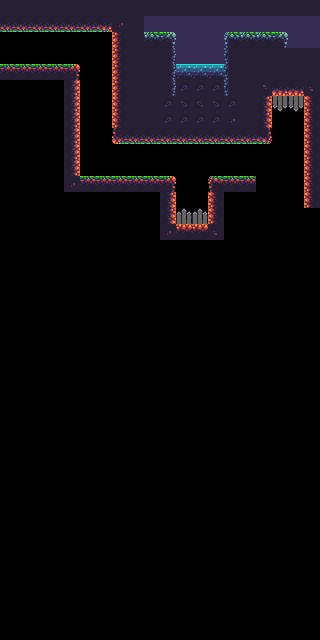

This is a level from a 2D game, rendered from its Tiled map with the project's own tilesets. A one-line summary and the complete map file follow:
An orthogonal 20x40 tile map with 16x16 px tiles, 3 tile layers (Background, Default, Forground).

<map version="1.0" tiledversion="2017.09.27" orientation="orthogonal" renderorder="right-down" width="20" height="40" tilewidth="16" tileheight="16" infinite="0" nextobjectid="1">
 <tileset firstgid="1" source="ForrestTileSet.tsx" />
 <layer name="Background" width="20" height="40">
  <data encoding="csv">
0,0,0,0,0,0,0,0,0,0,0,0,0,0,0,0,0,0,0,0,
0,0,0,0,0,0,0,0,98,98,98,98,98,98,98,98,98,98,98,98,
0,0,0,0,0,0,0,0,98,98,98,98,98,98,98,98,98,98,98,98,
0,0,0,0,0,0,0,0,0,0,98,98,98,98,98,29,29,29,29,29,
0,0,0,0,0,0,0,0,0,0,98,98,98,98,98,0,98,98,98,98,
0,0,0,0,0,0,0,0,0,0,98,98,98,98,98,98,98,0,0,0,
0,0,0,0,0,0,0,0,0,0,0,98,98,98,0,0,0,0,0,0,
0,0,0,0,0,0,0,0,0,0,0,0,0,0,0,0,0,0,0,0,
0,0,0,0,0,0,0,0,0,0,0,0,0,0,0,0,0,0,0,0,
0,0,0,0,0,0,0,0,0,0,0,0,0,0,0,0,0,0,0,0,
0,0,0,0,0,0,0,0,0,0,0,0,0,0,0,0,0,0,0,0,
0,0,0,0,0,0,0,0,0,0,0,0,0,0,0,0,0,0,0,0,
0,0,0,0,0,0,0,0,0,0,0,0,0,0,0,0,0,0,0,0,
0,0,0,0,0,0,0,0,0,0,0,0,0,0,0,0,0,0,0,0,
0,0,0,0,0,0,0,0,0,0,0,0,0,0,0,0,0,0,0,0,
0,0,0,0,0,0,0,0,0,0,0,0,0,0,0,0,0,0,0,0,
0,0,0,0,0,0,0,0,0,0,0,0,0,0,0,0,0,0,0,0,
0,0,0,0,0,0,0,0,0,0,0,0,0,0,0,0,0,0,0,0,
0,0,0,0,0,0,0,0,0,0,0,0,0,0,0,0,0,0,0,0,
0,0,0,0,0,0,0,0,0,0,0,0,0,0,0,0,0,0,0,0,
0,0,0,0,0,0,0,0,0,0,0,0,0,0,0,0,0,0,0,0,
0,0,0,0,0,0,0,0,0,0,0,0,0,0,0,0,0,0,0,0,
0,0,0,0,0,0,0,0,0,0,0,0,0,0,0,0,0,0,0,0,
0,0,0,0,0,0,0,0,0,0,0,0,0,0,0,0,0,0,0,0,
0,0,0,0,0,0,0,0,0,0,0,0,0,0,0,0,0,0,0,0,
0,0,0,0,0,0,0,0,0,0,0,0,0,0,0,0,0,0,0,0,
0,0,0,0,0,0,0,0,0,0,0,0,0,0,0,0,0,0,0,0,
0,0,0,0,0,0,0,0,0,0,0,0,0,0,0,0,0,0,0,0,
0,0,0,0,0,0,0,0,0,0,0,0,0,0,0,0,0,0,0,0,
0,0,0,0,0,0,0,0,0,0,0,0,0,0,0,0,0,0,0,0,
0,0,0,0,0,0,0,0,0,0,0,0,0,0,0,0,0,0,0,0,
0,0,0,0,0,0,0,0,0,0,0,0,0,0,0,0,0,0,0,0,
0,0,0,0,0,0,0,0,0,0,0,0,0,0,0,0,0,0,0,0,
0,0,0,0,0,0,0,0,0,0,0,0,0,0,0,0,0,0,0,0,
0,0,0,0,0,0,0,0,0,0,0,0,0,0,0,0,0,0,0,0,
0,0,0,0,0,0,0,0,0,0,0,0,0,0,0,0,0,0,0,0,
0,0,0,0,0,0,0,0,0,0,0,0,0,0,0,0,0,0,0,0,
0,0,0,0,0,0,0,0,0,0,0,0,0,0,0,0,0,0,0,0,
0,0,0,0,0,0,0,0,0,0,0,0,0,0,0,0,0,0,0,0,
0,0,0,0,0,0,0,0,0,0,0,0,0,0,0,0,0,0,0,0
</data>
 </layer>
 <layer name="Default" width="20" height="40">
  <data encoding="csv">
29,29,29,29,29,29,29,29,29,29,29,29,29,29,29,29,29,29,29,29,
3221225481,3221225481,3221225481,3221225481,3221225481,3221225481,3221225480,25,29,0,0,0,0,0,0,0,0,0,0,0,
0,0,0,0,0,0,0,536870924,29,42,61,0,0,0,60,42,42,61,0,0,
0,0,0,0,0,0,0,536870924,29,29,64,0,0,0,62,0,0,0,0,0,
9,9,9,9,27,0,0,536870924,29,29,64,94,94,94,62,29,29,29,29,29,
0,0,0,0,3758096396,0,0,536870924,29,29,64,111,111,111,62,29,1610612761,3221225484,3221225484,2684354585,
0,0,0,0,3758096396,0,0,1610612748,29,29,111,2684354671,1610612847,2684354671,111,29,2684354572,3221225608,3221225608,1610612748,
0,0,0,0,3758096396,0,0,1610612748,29,29,111,111,111,111,59,29,2684354572,0,0,1610612748,
0,0,0,0,3758096396,0,0,3221225499,3221225481,3221225481,3221225481,3221225481,3221225481,3221225481,3221225481,3221225481,3221225498,0,0,1610612748,
0,0,0,0,3758096396,0,0,0,0,0,0,0,0,0,0,0,0,0,0,1610612748,
0,0,0,0,3758096396,0,0,0,0,0,0,0,0,0,0,0,0,0,0,1610612748,
0,0,0,0,25,9,9,9,9,9,27,0,0,26,9,9,0,0,0,1610612748,
0,0,0,0,0,0,0,0,0,0,2684354572,0,0,1610612748,0,0,0,0,0,1610612748,
0,0,0,0,0,0,0,0,0,0,2684354572,136,136,1610612748,0,0,0,0,0,0,
0,0,0,0,0,0,0,0,0,0,25,12,12,2684354585,0,0,0,0,0,0,
0,0,0,0,0,0,0,0,0,0,0,0,0,0,0,0,0,0,0,0,
0,0,0,0,0,0,0,0,0,0,0,0,0,0,0,0,0,0,0,0,
0,0,0,0,0,0,0,0,0,0,0,0,0,0,0,0,0,0,0,0,
0,0,0,0,0,0,0,0,0,0,0,0,0,0,0,0,0,0,0,0,
0,0,0,0,0,0,0,0,0,0,0,0,0,0,0,0,0,0,0,0,
0,0,0,0,0,0,0,0,0,0,0,0,0,0,0,0,0,0,0,0,
0,0,0,0,0,0,0,0,0,0,0,0,0,0,0,0,0,0,0,0,
0,0,0,0,0,0,0,0,0,0,0,0,0,0,0,0,0,0,0,0,
0,0,0,0,0,0,0,0,0,0,0,0,0,0,0,0,0,0,0,0,
0,0,0,0,0,0,0,0,0,0,0,0,0,0,0,0,0,0,0,0,
0,0,0,0,0,0,0,0,0,0,0,0,0,0,0,0,0,0,0,0,
0,0,0,0,0,0,0,0,0,0,0,0,0,0,0,0,0,0,0,0,
0,0,0,0,0,0,0,0,0,0,0,0,0,0,0,0,0,0,0,0,
0,0,0,0,0,0,0,0,0,0,0,0,0,0,0,0,0,0,0,0,
0,0,0,0,0,0,0,0,0,0,0,0,0,0,0,0,0,0,0,0,
0,0,0,0,0,0,0,0,0,0,0,0,0,0,0,0,0,0,0,0,
0,0,0,0,0,0,0,0,0,0,0,0,0,0,0,0,0,0,0,0,
0,0,0,0,0,0,0,0,0,0,0,0,0,0,0,0,0,0,0,0,
0,0,0,0,0,0,0,0,0,0,0,0,0,0,0,0,0,0,0,0,
0,0,0,0,0,0,0,0,0,0,0,0,0,0,0,0,0,0,0,0,
0,0,0,0,0,0,0,0,0,0,0,0,0,0,0,0,0,0,0,0,
0,0,0,0,0,0,0,0,0,0,0,0,0,0,0,0,0,0,0,0,
0,0,0,0,0,0,0,0,0,0,0,0,0,0,0,0,0,0,0,0,
0,0,0,0,0,0,0,0,0,0,0,0,0,0,0,0,0,0,0,0,
0,0,0,0,0,0,0,0,0,0,0,0,0,0,0,0,0,0,0,0
</data>
 </layer>
 <layer name="Forground" width="20" height="40" locked="1">
  <data encoding="csv">
0,0,0,0,0,0,0,0,0,0,0,0,0,0,0,0,0,0,0,0,
0,0,0,0,0,0,0,0,0,0,0,0,0,0,0,0,0,0,0,0,
0,0,0,0,0,0,0,0,0,0,0,0,0,0,0,0,0,0,0,0,
0,0,0,0,0,0,0,0,0,0,0,0,0,0,0,0,0,0,0,0,
0,0,0,0,0,0,0,0,0,0,0,0,0,0,0,0,0,0,0,0,
0,0,0,0,0,0,0,0,0,0,0,0,0,0,0,0,0,0,0,0,
0,0,0,0,0,0,0,0,0,0,0,0,0,0,0,0,0,0,0,0,
0,0,0,0,0,0,0,0,0,0,0,0,0,0,0,0,0,0,0,0,
0,0,0,0,0,0,0,0,0,0,0,0,0,0,0,0,0,0,0,0,
0,0,0,0,0,0,0,0,0,0,0,0,0,0,0,0,0,0,0,0,
0,0,0,0,0,0,0,0,0,0,0,0,0,0,0,0,0,0,0,0,
0,0,0,0,0,0,0,0,0,0,0,0,0,0,0,0,0,0,0,0,
0,0,0,0,0,0,0,0,0,0,0,0,0,0,0,0,0,0,0,0,
0,0,0,0,0,0,0,0,0,0,0,0,0,0,0,0,0,0,0,0,
0,0,0,0,0,0,0,0,0,0,0,0,0,0,0,0,0,0,0,0,
0,0,0,0,0,0,0,0,0,0,0,0,0,0,0,0,0,0,0,0,
0,0,0,0,0,0,0,0,0,0,0,0,0,0,0,0,0,0,0,0,
0,0,0,0,0,0,0,0,0,0,0,0,0,0,0,0,0,0,0,0,
0,0,0,0,0,0,0,0,0,0,0,0,0,0,0,0,0,0,0,0,
0,0,0,0,0,0,0,0,0,0,0,0,0,0,0,0,0,0,0,0,
0,0,0,0,0,0,0,0,0,0,0,0,0,0,0,0,0,0,0,0,
0,0,0,0,0,0,0,0,0,0,0,0,0,0,0,0,0,0,0,0,
0,0,0,0,0,0,0,0,0,0,0,0,0,0,0,0,0,0,0,0,
0,0,0,0,0,0,0,0,0,0,0,0,0,0,0,0,0,0,0,0,
0,0,0,0,0,0,0,0,0,0,0,0,0,0,0,0,0,0,0,0,
0,0,0,0,0,0,0,0,0,0,0,0,0,0,0,0,0,0,0,0,
0,0,0,0,0,0,0,0,0,0,0,0,0,0,0,0,0,0,0,0,
0,0,0,0,0,0,0,0,0,0,0,0,0,0,0,0,0,0,0,0,
0,0,0,0,0,0,0,0,0,0,0,0,0,0,0,0,0,0,0,0,
0,0,0,0,0,0,0,0,0,0,0,0,0,0,0,0,0,0,0,0,
0,0,0,0,0,0,0,0,0,0,0,0,0,0,0,0,0,0,0,0,
0,0,0,0,0,0,0,0,0,0,0,0,0,0,0,0,0,0,0,0,
0,0,0,0,0,0,0,0,0,0,0,0,0,0,0,0,0,0,0,0,
0,0,0,0,0,0,0,0,0,0,0,0,0,0,0,0,0,0,0,0,
0,0,0,0,0,0,0,0,0,0,0,0,0,0,0,0,0,0,0,0,
0,0,0,0,0,0,0,0,0,0,0,0,0,0,0,0,0,0,0,0,
0,0,0,0,0,0,0,0,0,0,0,0,0,0,0,0,0,0,0,0,
0,0,0,0,0,0,0,0,0,0,0,0,0,0,0,0,0,0,0,0,
0,0,0,0,0,0,0,0,0,0,0,0,0,0,0,0,0,0,0,0,
0,0,0,0,0,0,0,0,0,0,0,0,0,0,0,0,0,0,0,0
</data>
 </layer>
</map>
